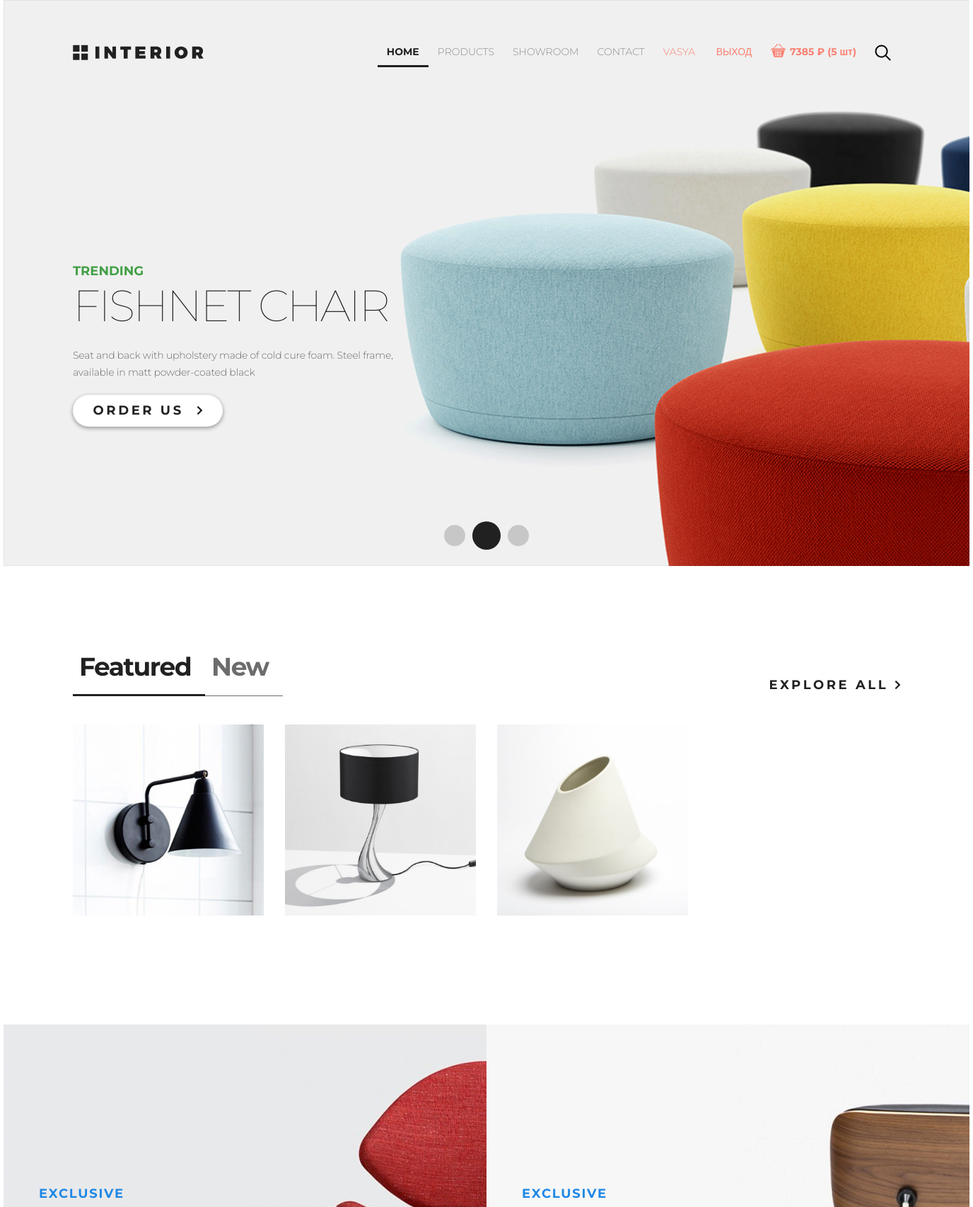
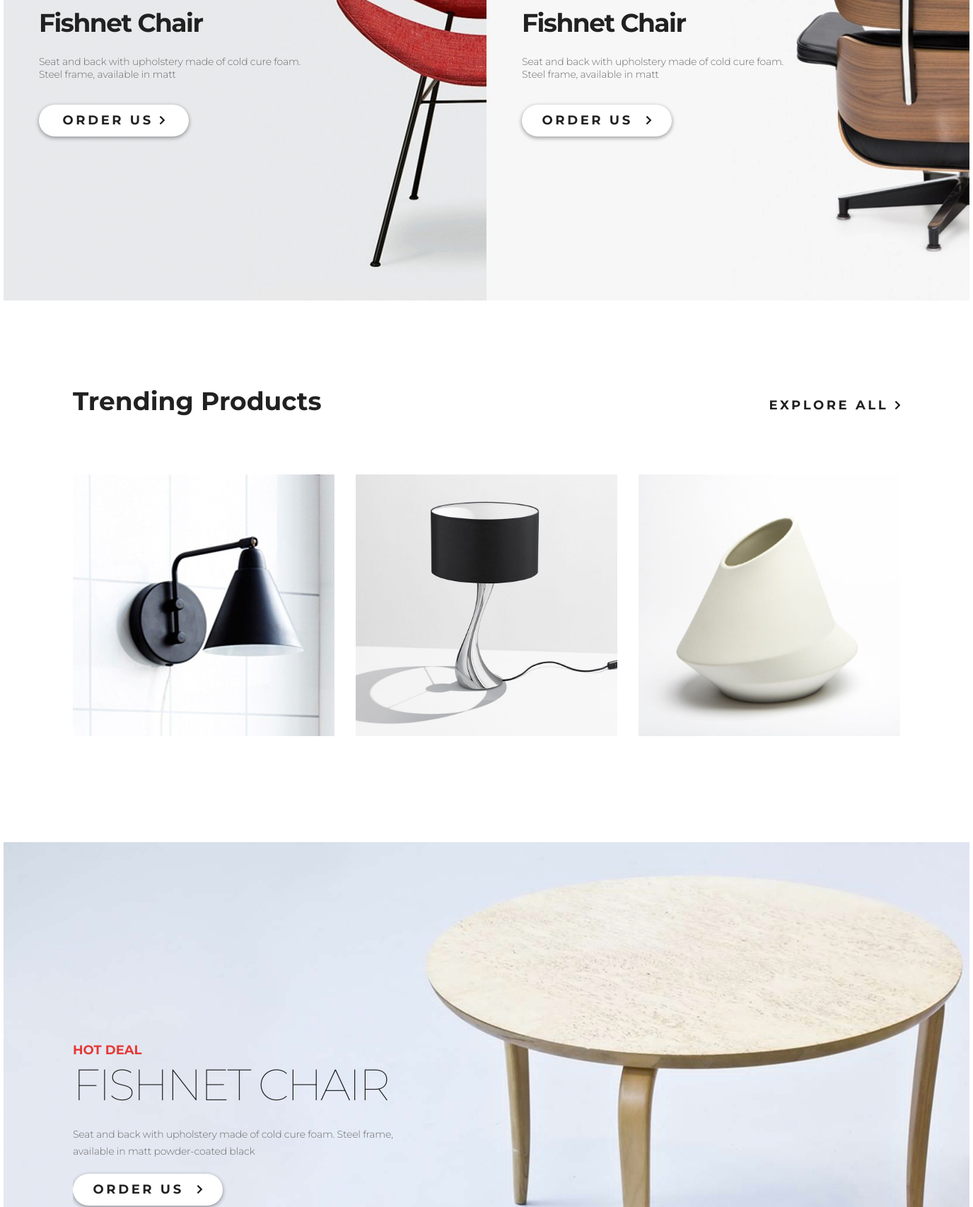
The page / (signed in, upper part) on the database its author committed (2 pictures, top to bottom).
### authapp/models.py (models this page shows)
class ShopUser(AbstractUser):
    age = models.PositiveIntegerField(verbose_name='возраст', null=True)
    avatar = models.ImageField(upload_to='users_avatars', blank=True)
    def basket_cost(self):
        return sum(item.product.price * item.quantity for item in self.user_basket.all())
    def basket_total_quantity(self):
        return sum(item.quantity for item in self.user_basket.all())

### basketapp/models.py (models this page shows)
class BasketItem(models.Model):
    user = models.ForeignKey(
        get_user_model(),
        verbose_name='Пользователь',
        on_delete=models.CASCADE,
        related_name='user_basket'
    )
    product = models.ForeignKey(Product, verbose_name='Продукт', on_delete=models.CASCADE)
    quantity = models.PositiveIntegerField(default=0, verbose_name='Количество')
    mod_datetime = models.DateTimeField(auto_now=True,  verbose_name='Дата изменения')
    class Meta:
        verbose_name = 'корзина'
        verbose_name_plural = 'корзины'
        ordering = ['product']

### mainapp/models.py (models this page shows, shortened)
class Product(models.Model):
    category = models.ForeignKey(ProductCategory,
                                 on_delete=models.CASCADE,
                                 verbose_name='категория продукта')
    name = models.CharField('имя продукта', max_length=128)
    image = models.ImageField(upload_to='products_images', blank=True)
    short_desc = models.CharField('краткое описание продукта', max_length=64, blank=True)
    description = models.TextField('описание продукта', blank=True)
    price = models.DecimalField('цена продукта', max_digits=8, decimal_places=2, default=0)
    quantity = models.PositiveIntegerField('количество на складе', default=0)
    modified_date = models.DateTimeField(
        verbose_name='дата изменения', auto_now=True)
    class Meta:
        verbose_name = 'продукт'
        verbose_name_plural = 'продукты'
        ordering = ['name']

### mainapp/views.py (the view)
# urls.py: path('', adminapp.index, name='index'),
def index(request):
    featured_new_products = Product.objects.all().order_by('pk')
    all_products = Product.objects.all().order_by('price')
    context = {
        'page_title': 'INTERIOR',
        'links_menu': LINKS_MENU,
        'products': all_products[:3],
        'media_url': MEDIA_URL,
        'featured_new_products': featured_new_products[:4],
    }
    return render(request, 'mainapp/index.html', context)

### mainapp/templates/mainapp/index.html (shortened to what this page needs)
{% extends 'mainapp/base.html' %}
{% load static %}
{% block container %}
    <section class="slider padding-site clearfix">
        {% include 'mainapp/includes/inc__main_menu.html' %}
        <div class="slider_text">
            <p class="slider_trending">TRENDING</p>
            <h2 class="slider_h2">Fishnet Chair</h2>
            <p class="slider_content">Seat and back with upholstery made of cold cure foam. Steel
                frame, available in matt powder-coated black</p>
            <a href="#" class="button">Order Us
                <img class="arrow" src="{% static 'img/arrow.svg' %}" alt="arrow"></a>
        </div>
        <div class="pagination">
            <a href="#" class="circle"></a><a href="#" class="circle circle__active"></a><a href="#"
                                                                                            class="circle"></a>
        </div>
    </section>
    <section class="products padding-site clearfix">
        <div class="products_header">
            <ul class="products-menu">
                <li class="products-menu_list"><a href="#"
                                                  class="products-menu_link products-menu_link__active">Featured</a>
                </li>
                <li class="products-menu_list"><a href="#" class="products-menu_link">New</a></li>
            </ul>
            <a href="{% url 'main:catalog' pk=0 %}" class="products-explore">explore all <img
                    src="{% static 'img/arrow.svg' %}"
                    alt="image"></a>
        </div>
        {% include 'mainapp/includes/inc__featured_new_products.html' %}
    </section>
    <section class="exclusive clearfix">
        {% include 'mainapp/includes/inc__exclusive_products.html' %}
    </section>
    <section class="trending clearfix padding-site">
        <div class="trending-header clearfix">
            <h4 class="trending-h4">Trending Products</h4>
            <a href="{% url 'main:showroom' %}" class="products-explore">explore all <img
                    src="{% static 'img/arrow.svg' %}"
                    alt="image"></a>
        </div>
        <div class="trending-products trending-products_mt">
            {% include 'mainapp/includes/inc__trending_products.html' %}
        </div>
    </section>
    <section class="slider slider_bg padding-site">
        <div class="slider_text slider_text_pos">
            <p class="slider_trending slider_trending__red">Hot deal</p>
            <h2 class="slider_h2">Fishnet Chair</h2>
            <p class="slider_content">Seat and back with upholstery made of cold cure foam. Steel
                frame, available in matt powder-coated black</p>
            <a href="#" class="button">Order Us
                <img class="arrow" src="{% static 'img/arrow.svg' %}" alt="arrow"></a>
        </div>
    </section>
{% endblock %}

### mainapp/templates/mainapp/includes/inc__main_menu.html (shortened to what this page needs)
{% load static %}
<header class="header">
    <a href="{% url 'main:index' %}"><img class="logo" src="{% static 'img/logo.svg' %}" alt="logo"></a>
    <ul class="menu clearfix">
        {% for link in links_menu.links_menu %}
            <li class="menu_list">
                <a href="{% url link.href %}"
                   class="
                   menu_link
                   {% if 'main:'|add:request.resolver_match.url_name == link.href or request.resolver_match.url_name == 'catalog' and link.name == 'products' or request.resolver_match.url_name == 'showroom_catalog' and link.name == 'showroom' or request.resolver_match.url_name == 'product_page' and link.name == 'products' %}
                   menu_link__active
                   {% endif %}
">
                    {{ link.name|upper }}
                </a>
            </li>
        {% endfor %}
        {% if user.is_authenticated %}
            <li class="menu_list">
                <a href="{% url 'auth:user_profile' %}" class="menu_link forms-menu">
                    {{ user.first_name|default:'Пользователь' }}
                </a>
                <a href="{% url 'auth:logout' %}" class="menu_link forms-menu">
                    выход
                </a>
            </li>
        {% endif %}
        {% if user.is_authenticated %}
            <li class="menu_list">
                <a href="{% url 'basket:index' %}" class="menu_link forms-menu basket">
                    <span class="icon-basket"></span>
                    <span class="basket-items">{{ user.basket_cost|floatformat:0 }} &#8381; ({{ user.basket_total_quantity }} шт)</span>
                </a>
            </li>
        {% endif %}
        <li class="menu_list">
            <a href="#" class="menu_link"><img src="{% static 'img/search.svg' %}" alt="img"></a>
        </li>
    </ul>
</header>

### mainapp/templates/mainapp/includes/inc__featured_new_products.html (shortened to what this page needs)
{% load static %}
<ul class="products_container">
    {% for product in products %}
        <li class="products_list"><a href="{% url 'main:product_page' product.pk %}" class="products_link">
            <img src="{{ media_url }}{{ product.image }}" alt="{{ product.name }}" class="products-img">
        </a></li>
    {% endfor %}
</ul>

### mainapp/templates/mainapp/includes/inc__trending_products.html
{% for product in products %}
    <a class="trending-product" href="{% url 'main:product_page' product.pk %}">
        <img src="{{ media_url }}{{ product.image }}" alt="{{ product.name }}"></a>
{% endfor %}

### static/css/style.css (style rules this page uses)
* { margin: 0; padding: 0; }
html { height: 100%; }
body { height: 100%; font-family: "Montserrat", sans-serif; }
.clearfix:after { content: ""; display: table; clear: both; }
.padding-site { padding-left: 98px; padding-right: 98px; }
.slider, .products, .exclusive, .trending { margin-bottom: 120px; }
.slider { height: 800px; background-image: url(../img/slider-img.jpg); position: relative; }
.logo { transition: 0.2s; }
.header { padding-top: 63px; }
.menu { float: right; }
.menu img { transition: 0.3s; }
.menu_list { list-style-type: none; float: left; }
.menu_link { color: #8c8c8c; font-size: 14px; font-weight: 300; text-transform: uppercase; text-decoration: none; padding: 10px 13px; transition: 0.1s; }
.menu_link__active { color: #212121; font-weight: 700; border-bottom: solid 3px #212121; }
.slider_trending { color: #43a047; font-size: 18px; font-weight: 700; text-transform: uppercase; margin-top: 283px; }
.slider_h2 { color: #212121; font-size: 62px; font-weight: 100; text-transform: uppercase; letter-spacing: -3px; }
.slider_content { color: #6c6c6c; font-size: 14px; font-weight: 300; width: 458px; margin-top: 20px; margin-bottom: 20px; line-height: 24px; letter-spacing: -0.2px; }
.button { color: #212121; font-size: 18px; font-weight: 700; text-transform: uppercase; box-shadow: 0 2px 5px 1px rgba(33, 33, 33, 0.35); border-radius: 23px; background-color: #ffffff; width: 212px; height: 45px; line-height: 45px; text-align: center; display: inline-block; text-decoration: none; letter-spacing: 3.6px; transition: 0.2s; }
.arrow { padding-left: 10px; }
.pagination { position: absolute; width: 1170px; bottom: 19px; text-align: center; }
.circle { width: 30px; height: 30px; display: inline-block; background-color: #c7c7c7; border-radius: 50%; margin: 5px; transition: 0.2s; }
.circle__active { width: 40px; height: 40px; background-color: #212121; margin-bottom: 0; }
.products-menu { overflow: hidden; }
.products-menu_list { list-style-type: none; }
.products-menu_link { text-decoration: none; color: #6c6c6c; font-size: 36px; font-weight: 700; float: left; padding: 0 20px 19px 9px; letter-spacing: -1.5px; border-bottom: solid 1px #6c6c6c; }
.products-menu_link__active { color: #212121 !important; border-bottom: solid 3px #212121 !important; padding-bottom: 17px; }
.products-explore { float: right; color: #212121; font-size: 18px; font-weight: 700; text-transform: uppercase; letter-spacing: 3.6px; text-decoration: none; position: relative; bottom: 27px; }
.products_container { margin-top: 40px; }
.products_list { float: left; list-style-type: none; margin: 0 30px 30px 0; position: relative; }
.products-img { width: 270px; height: 270px; }
.trending-h4 { color: #212121; font-size: 36px; font-weight: 700; }
.trending-product { float: left; margin-right: 30px; margin-bottom: 30px; width: 370px; height: 370px; transition: 0.2s; }
.trending-product:nth-child(3n) { margin-right: -30px; }
.trending-product img { width: 370px; height: 370px; }
.slider_bg { background: url(../img/slider.jpg); }
.slider_text_pos { padding-bottom: 5px; overflow: auto; }
.slider_trending__red { color: #e53935; }
.trending { position: relative; }
.trending .trending-products_mt { padding-top: 60px; clear: both; }
.forms-menu { color: salmon; }
.basket .icon-basket { display: inline-block; transform: scale(1.5); margin: 0 5px; }
.basket-items { text-transform: lowercase; font-weight: bold; }

### rows shown on the page
ShopUser: first_name "VASYA", basket_cost "7385", basket_total_quantity "5"
Product: image (picture)
Product: image (picture)
Product: image (picture)

### other values the page prints
{{ link.name|upper }} "HOME" "PRODUCTS" "SHOWROOM" "CONTACT"
